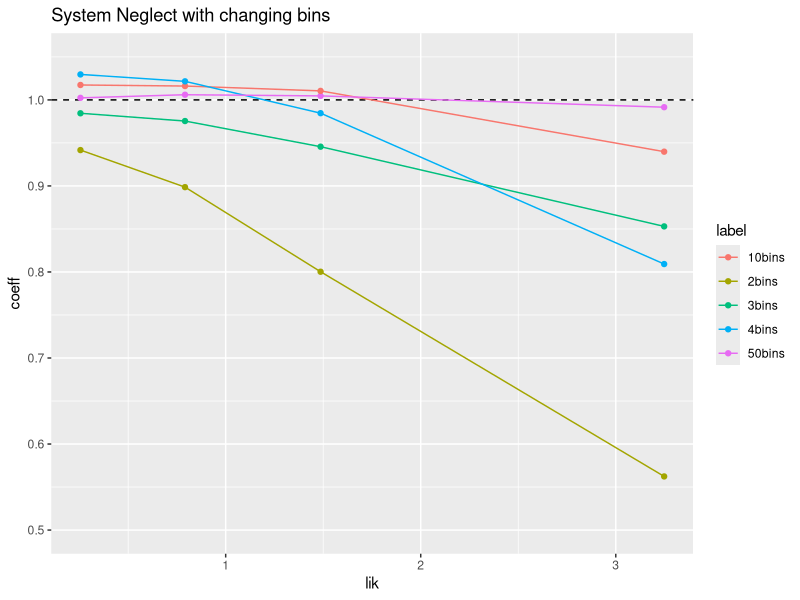
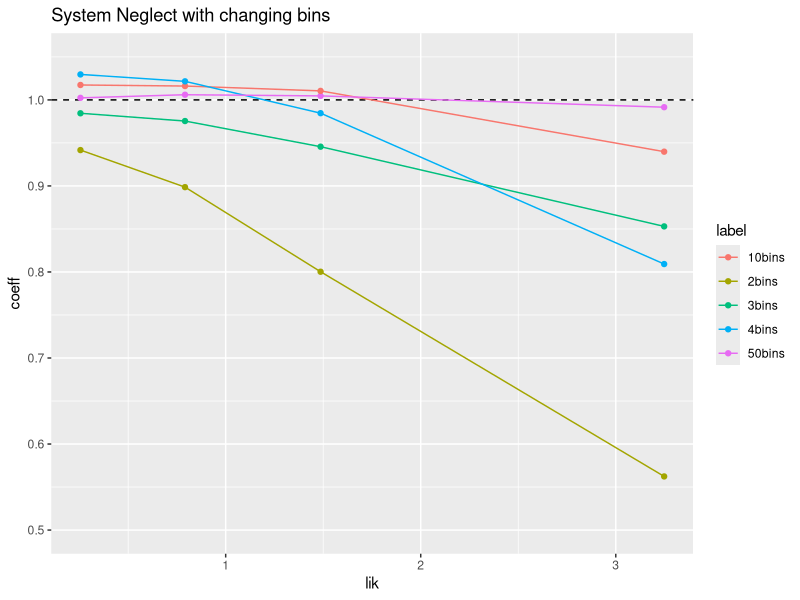

Reproduce these figures in R, in order.
library(jsonlite)
library(ggplot2)
require(gridExtra)
setwd("~/GitHub/LearningToInfer/data")

log_odds <- function(x){
  return(log(x/(1.0 - x)))
}

priors = rep(seq(0.01, 0.99, 0.005), times = 197)
likls = rep(seq(0.01, 0.99, 0.005), each = 197)

prior_los <- log_odds(priors)
lik_los <- log_odds(likls)
true_los <- prior_los + lik_los

# lik_bins = .bincode(lik_los, breaks = quantile(lik_los, seq(0, 1, 0.5)))
# pri_bins = .bincode(prior_los, breaks = quantile(prior_los, seq(0, 1, 0.5)))
# 
# xlik_los = lik_los
# xpri_los = prior_los
# for (bin in c(1,2)){
#   xlik_los[lik_bins == bin] <- mean(lik_los[lik_bins == bin], na.rm = TRUE)
#   xpri_los[pri_bins == bin] <- mean(prior_los[pri_bins == bin], na.rm = TRUE)
# }
# model_los <- xlik_los + xpri_los



# one_bit <- true_los
# one_bit[bit_bins == 1] <- log_odds(mean(hrms[bit_bins == 1], na.rm = TRUE))
# one_bit[bit_bins == 2] <- log_odds(mean(hrms[bit_bins == 2], na.rm = TRUE))
# 
# # one_bit[bit_bins == 1] <- mean(true_los[bit_bins == 1], na.rm = TRUE)
# # one_bit[bit_bins == 2] <- mean(true_los[bit_bins == 2], na.rm = TRUE)
# 
# model_los = one_bit
# # Bin the lik_los


plot_cuts = seq(0, 1, 0.25)
df_final = data.frame(lik = c(),  
                      coeff = c(),
                      label = c())
for (cut_width in c(0.02, 0.1, 0.25, 0.3, 0.5)){
  
  cuts = seq(0, 1, cut_width)
  val_bins = .bincode(true_los, breaks = quantile(true_los, cuts), right = TRUE, include.lowest = TRUE)
  model_los <- true_los
  for (bin in seq(1,length(cuts) - 1)){
    model_los[val_bins == bin] <- mean(model_los[val_bins == bin], na.rm = TRUE)
  }
  
  bins = .bincode(abs(lik_los), breaks = quantile(abs(lik_los), plot_cuts), right = TRUE, include.lowest = TRUE)
  
  coeffs = c()
  for (bin in seq(1,length(plot_cuts) - 1)){
    model_lm0 <- lm(model_los[bins == bin] ~ lik_los[bins == bin] + prior_los[bins == bin] + 0)
    coeffs[bin] = model_lm0$coefficients[1]
  }
  x = (quantile(abs(lik_los), plot_cuts)[2:length(plot_cuts)] + quantile(abs(lik_los), plot_cuts)[1:length(plot_cuts) - 1])/2.0
  print(rep(paste(length(cuts) - 1, "bins", sep = ""), length(x)))
  df = data.frame(lik = x,
                  coeff = coeffs,
                  label = rep(paste(length(cuts) - 1, "bins", sep = ""), length(x)))
  df_final = rbind(df_final, df)
}

plot1 <- ggplot(df_final, aes(y = coeff, x = lik, color = label)) +
  geom_hline(yintercept=1.0, linetype="dashed", color = "black") +
  geom_point() + geom_line() + ggtitle("System Neglect with changing bins")  + ylim(c(0.5, 1.05))
ggsave(file ="Intuition_allbins.pdf", plot1)
plot1
  
# # Prior bins
# bins = .bincode(abs(prior_los), breaks = quantile(abs(prior_los), plot_cuts), right = TRUE, include.lowest = TRUE)
# 
# coeffs = c()
# for (bin in seq(1,length(plot_cuts) - 1)){
#   model_lm0 <- lm(model_los[bins == bin] ~ lik_los[bins == bin] + prior_los[bins == bin] + 0)
#   coeffs[bin] = model_lm0$coefficients[2]
# }
# 
# df = data.frame(prior = (quantile(abs(prior_los), plot_cuts)[2:length(plot_cuts)] + quantile(abs(prior_los), plot_cuts)[1:length(plot_cuts) - 1])/2.0,  
#                 coeff = coeffs)
# plot2 <- ggplot(df, aes(y = coeff, x = prior)) +
#   geom_point() + geom_line() + ggtitle("Prior binned regression coeff")  + ylim(c(0.4, 1.2))
# plot2
# 
# 
# All plots together


 
